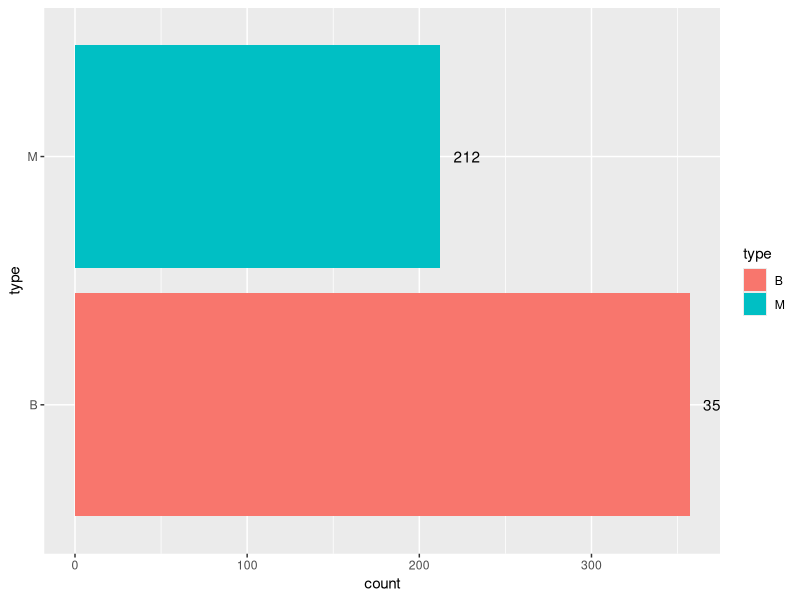

The R script that drew this image: (Note: this script raises an error after producing the figure.)
library(tidyverse)
library(class)
library(gmodels)
library(caret)
library(e1071)

setwd("F:/projects/breast_cancer")
bc<- read.csv("breast_cancer.csv",stringsAsFactors = F)
str(bc)

# Type column is the outcome to be predicted
table(bc$type)  # count
round(prop.table(table(bc$type))*100, digits=1)  # gives percentage

# Visualize the frequency of the type of tumours
ggplot(data=bc) + geom_bar(aes(x=type,y=..count..,fill=type)) + geom_text(stat='count',aes(x=type,label=..count..),hjust=-0.5) + coord_flip()

# We don't want the ID of the patient, so we can remove it
bc<- bc[,-1]

# Closer look of summary of three features
summary(bc[c("radius_mean","area_mean","smoothness_mean")])
# after seeing these, we see that area_mean range is large, so it will have more impact on the classifier
# so need to rescale the features
# Creating a normalize function
normal<- function(x){
  return((x-min(x))/(max(x)-min(x)))
}

# Apply the function to the numeric features
bc_n<- as.data.frame(lapply(bc[2:31],normal))
summary(bc_n$area_mean)

# Training and Test datasets bifurcation
train<- bc_n[1:469,]
test<- bc_n[470:569,]

# Seperate the type as labels
train_labels<-bc[1:469,1]
test_labels<- bc[470:569,1]

# KNN Classification Model Prediction
test_pred<- knn(train=train,test=test,cl=train_labels,k=21)
summary(test_pred)

# Model Performance Evaluation
CrossTable(x=test_labels,y=test_pred,prop.chisq=FALSE)
confusionMatrix(test_pred,test_labels,positive="M")  # 98% accuracy
#--------------------------------------------------------------------------


# Improving model performance
# Two ways: using z-score for rescaling and different k values
# Z-score rescaling
bc_z<- as.data.frame(scale(bc[-1]))
summary(bc_z$area_mean)  # z values > 3 or< -3 indicates extremely rare values
# Training and Test datasets bifurcation
train<- bc_z[1:469,]
test<- bc_z[470:569,]

# Seperate the type as labels
train_labels<-bc[1:469,1]
test_labels<- bc[470:569,1]

# KNN Classification Model Prediction
test_pred<- knn(train=train,test=test,cl=train_labels,k=21)
summary(test_pred)

# Model Performance Evaluation
CrossTable(x=test_labels,y=test_pred,prop.chisq=FALSE)
confusionMatrix(test_pred,test_labels,positive="M")


# Check for different k values
test_pred<- knn(train=train,test=test,cl=train_labels,k=1)   # 6 percent incorrectly classified
CrossTable(x=test_labels,y=test_pred,prop.chisq=FALSE)
